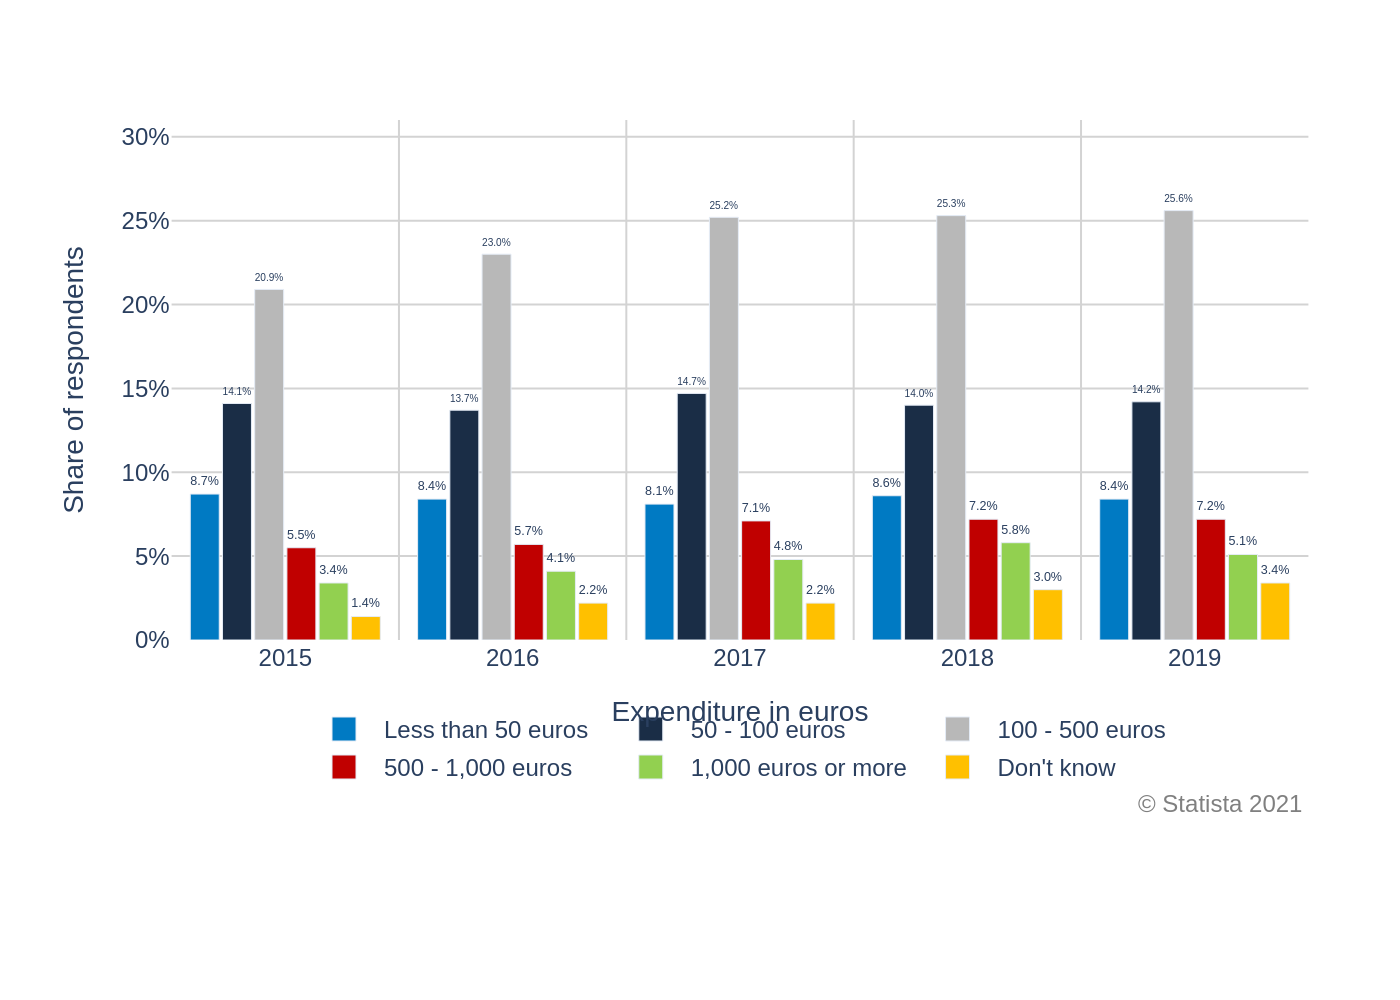

Generate this figure with Python:
import sys
import json
import os
import plotly.graph_objects as go

if len(sys.argv) != 2:
    print("Usage: python script.py <path_to_json_file>")
    sys.exit(1)

json_path = sys.argv[1]

try:
    with open(json_path, 'r', encoding='utf-8') as f:
        chart_data = json.load(f)
except FileNotFoundError:
    print(f"Error: JSON file not found at {json_path}")
    sys.exit(1)
except json.JSONDecodeError:
    print(f"Error: Could not decode JSON from {json_path}")
    sys.exit(1)

data = chart_data['chart_data']
texts = chart_data['texts']
colors = chart_data['colors']
x_labels = chart_data['x_axis_labels']

fig = go.Figure()

for i, series in enumerate(data):
    fig.add_trace(go.Bar(
        x=x_labels,
        y=series['values'],
        name=series['name'],
        marker_color=colors[i],
        text=[f'{v}%' for v in series['values']],
        textposition='outside',
        cliponaxis=False,
        textfont=dict(family="Arial", size=12)
    ))

title_text = ""
if texts.get("title"):
    title_text += f'<span style="font-size: 24px;"><b>{texts["title"]}</b></span>'
if texts.get("subtitle"):
    title_text += f'<br><span style="font-size: 16px;">{texts["subtitle"]}</span>'

fig.update_layout(
    barmode='group',
    title=dict(text=title_text, x=0.05, xanchor='left'),
    xaxis=dict(
        title=texts['x_axis_title'],
        tickvals=x_labels,
        ticktext=[str(label) for label in x_labels],
        showgrid=False,
        domain=[0.01, 0.99] # Add a small padding
    ),
    yaxis=dict(
        title=texts['y_axis_title'],
        range=[0, 31],
        ticksuffix='%',
        gridcolor='lightgray'
    ),
    legend=dict(
        orientation="h",
        yanchor="bottom",
        y=-0.3,
        xanchor="center",
        x=0.5
    ),
    font=dict(family="Arial"),
    plot_bgcolor='white',
    margin=dict(l=80, r=40, t=60, b=180),
    bargap=0.15,
    bargroupgap=0.1
)

for year_val in [x - 0.5 for x in x_labels[1:]]:
     fig.add_vline(x=year_val, line_width=1, line_dash="solid", line_color="lightgray")

if texts.get("source"):
    fig.add_annotation(
        text=texts['source'],
        xref="paper", yref="paper",
        x=0.99, y=-0.35,
        showarrow=False,
        xanchor="right", yanchor="bottom",
        font=dict(family="Arial", size=12, color="grey")
    )


base_filename = os.path.basename(json_path).rsplit('.', 1)[0]
output_filename = f"{base_filename}.png"

fig.write_image(output_filename, scale=2)
print(f"Chart saved to {output_filename}")
